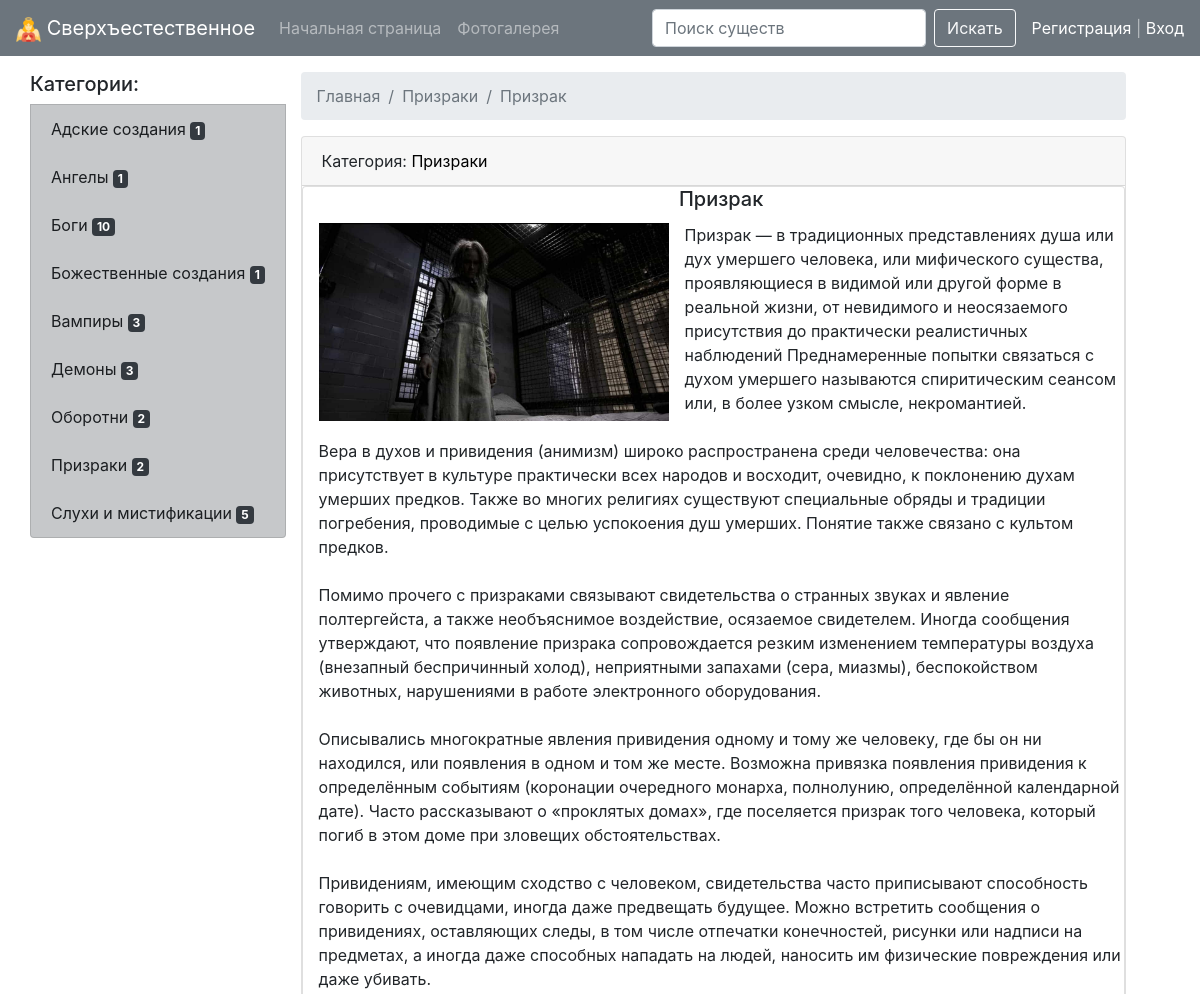
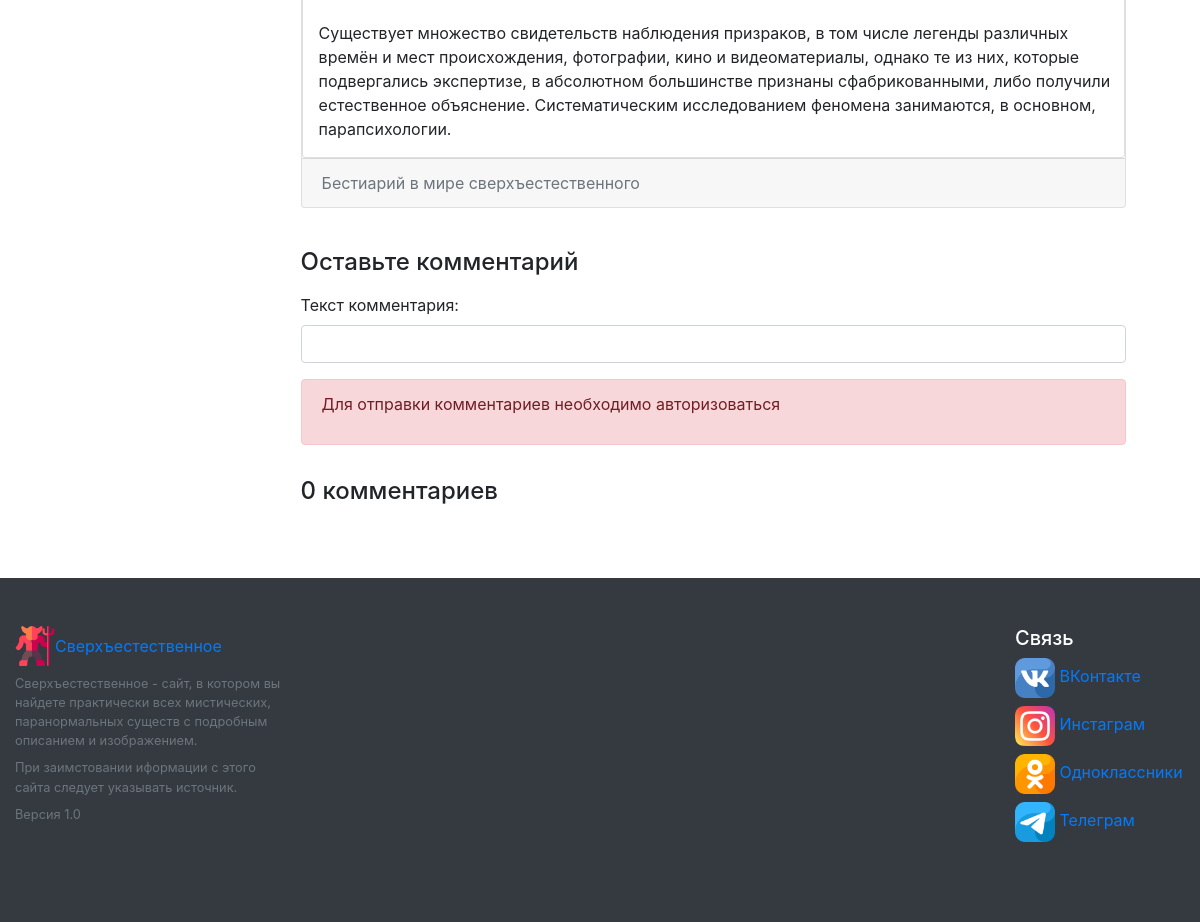
The page /articles/3 on the database its author committed (2 pictures, top to bottom).
### main/models.py (models this page shows, shortened)
class Category(models.Model):  # - создание класса с категориями статей
    title = models.CharField(max_length=150, db_index=True, verbose_name='Наименование категории')  # db_index - индексирует поле
    def get_absolute_url(self):
        return reverse('category', kwargs={"category_id": self.pk})
    def __str__(self):
        return self.title
    class Meta:
        verbose_name = 'Категория'  # как будут называться категории в админке (ед. число)
        verbose_name_plural = 'Категории'  # как будут называться категории в админке (мн. число)
        ordering = ['title']  # - сортировка (c минусом будет в обратном порядке)

class Creatures(models.Model):
    title = models.CharField(max_length=150, verbose_name='Наименование')  # Для небольшого текста. Max_length = ограничение по длине текста
    content = models.TextField(blank=True, verbose_name='О существе')  # blank - это поле необязательно к заполнению
    photo = models.ImageField(upload_to='photos/', verbose_name='Фото', blank=False)  # upload_to - куда мы загружаем файл, % буквы - год,месяц,день
    is_published = models.BooleanField(default=True, verbose_name='Опубликовано?')  # Статья загружена, но не опубликована. Как черновик. True - запись по умолчанию публикауется
    category = models.ForeignKey('Category', on_delete=models.PROTECT, null=True, blank=True, verbose_name='Категория')  # on_delete protect - нельзя удалить категорию, пока в ней есть записи. null - поле можно не заполнять
    def get_absolute_url(self):
        return reverse('view_articles', kwargs={"articles_id": self.pk})
    class Meta:
        verbose_name = 'Cтатья'  # как будут называться записи в админке (ед. число), | мб изменить на Статью?
        verbose_name_plural = 'Статьи'  # как будут называться записи в админке (мн. число)
        ordering = ['title']  # - сортировка (c минусом будет в обратном порядке)

### main/views.py (the view)
# urls.py: path('articles/<int:articles_id>', view_articles, name='view_articles'),
def view_articles(request, articles_id):
    articles_item = get_object_or_404(Creatures, pk=articles_id)
    comments = articles_item.comments_creatures.all()
    if request.method == 'POST':
        comment_form = CommentForm(data=request.POST)
        if comment_form.is_valid():
            new_comment = comment_form.save(commit=False)
            new_comment.article_id = articles_item.id
            new_comment.author_id = request.user.pk
            new_comment.save()
            comment_form = CommentForm()
            return redirect(articles_item)
    else:
        comment_form = CommentForm()
    return render(request, 'main/view_articles.html', {"articles_item": articles_item, "comment_form": comment_form, "comments": comments, })

### main/forms.py
class CommentForm(forms.ModelForm):
    text_com = forms.CharField(label='Текст комментария:', widget=forms.TextInput(attrs={'class': 'form-control', 'autocomplete': "off"}))
    class Meta:
        model = Comments
        fields = ('text_com',)

### main/templatetags/sverhest_tags.py (called while the page is built)
@register.inclusion_tag('main/list_categories.html')
def show_categories(arg1='Категории:'):  # мб надо убрать аргументы
    categories = Category.objects.annotate(cnt=Count('creatures', filter=F('creatures__is_published'))).order_by('title')  # подсчитывает только то, что опубликовано
    return {"categories": categories, "arg1": arg1}

### main/templates/main/view_articles.html (shortened to what this page needs)
{% extends 'base.html' %}
{% block sidebar %}
{% include 'inc/_sidebar.html' %}
{% endblock %}
{% block content %}
<nav aria-label="breadcrumb">
  <ol class="breadcrumb">
    <a class="breadcrumb-item active" aria-current="page" href ="{% url 'home' %}">Главная</a>
      <a class="breadcrumb-item active" aria-current="page" href = "{{articles_item.category.get_absolute_url}}">{{articles_item.category.title}}</a>
      <a class="breadcrumb-item active" aria-current="page" href ="{{articles_item.get_absolute_url}}">{{articles_item.title}}</a>
  </ol>
</nav>
  <div class="card mb-3">
    <div class="card-header">
      Категория: <a href="{% url 'category' articles_item.category.pk %}" style="color: #000000">{{ articles_item.category }}</a>
    </div>
    <div class="card body pl-3">
            <h5 class="card-title mx-auto">{{ articles_item.title }}</h5>
                <p>
                   <img src=" {{ articles_item.photo.url }} " alt="" width="350"  class="float-left mr-3 scale" >
                    {{ articles_item.content|safe|linebreaksbr }}
                </p>
    </div>
    <div class="card-footer text-muted">
      Бестиарий в мире сверхъестественного
    </div>
  </div>
<br>
          <div>
            <h4 class="mb-3">Оставьте комментарий</h4>
            <form method="post">
                  {{ comment_form.as_p }}
                {% if request.user.is_authenticated %}
                <input type="submit" value="Отправить" class="btn btn-secondary py-2 px-5">
                {% else %}
                <div class="alert alert-danger" role="alert">
                <p>Для отправки комментариев необходимо авторизоваться</p>
                </div>
                {% endif %}
            </form>
          </div>
        <div class="pt-3 mt-3">
          {% with comments.count as total_comments %}
          <h4 class="mb-5">
              {% if total_comments == 0 %}
              {{ total_comments }} комментариев
              {% elif total_comments == 1 %}
              {{ total_comments }} комментарий
              {% elif total_comments < 5 %}
              {{ total_comments }} комментария
              {% elif total_comments > 4 < 11 %}
              {{ total_comments }} комментариев
              {% else %}
              {{ total_comments }} комментариев
              {% endif %}
          </h4>
          {% endwith %}
            <br>
    </div>
{% endblock %}

### main/templates/main/list_categories.html
<div class="list-group">
  <h5>{{ arg1 }}</h5>
  {% for item in categories %}
    <a href="{{ item.get_absolute_url }}" class="list-group-item list-group-item-action list-group-item-dark">{{ item.title }}
      <span class="badge badge-dark">{{ item.cnt }}</span>
    </a>
  {% endfor %}
</div>

### main/templates/main/view_articles.html (style rules this page uses)
.scale { transition: 1s; }

### rows shown on the page
Category: title "Адские создания", cnt "1"
Category: title "Ангелы", cnt "1"
Category: title "Боги", cnt "10"
Category: title "Божественные создания", cnt "1"
Category: title "Вампиры", cnt "3"
Category: title "Демоны", cnt "3"
Category: title "Оборотни", cnt "2"
Category: title "Призраки", cnt "2"
Category: title "Слухи и мистификации", cnt "5"
Creatures: category "Призраки", title "Призрак", photo (picture), content "Призрак — в традиционных представлениях душа или дух умершего человека, или мифического существа, проявляющиеся в видимой или другой форме в реальной жизни, от невидимого и неосязаемого присутствия до практически реалистичных наблюдений Преднамеренные попытки связаться с духом умершего называются спиритическим сеансом или, в более узком смысле, некромантией. Вера в духов и привидения (анимизм) широко распространена среди человечества: она присутствует в культуре практически всех народов и восходит, очевидно, к поклонению духам умерших предков. Также во многих религиях существуют специальные обряды и традиции погребения, проводимые с целью успокоения душ умерших. Понятие также связано с…"

### other values the page prints
{{ arg1 }} "Категории:"
{{ total_comments }} "0"
